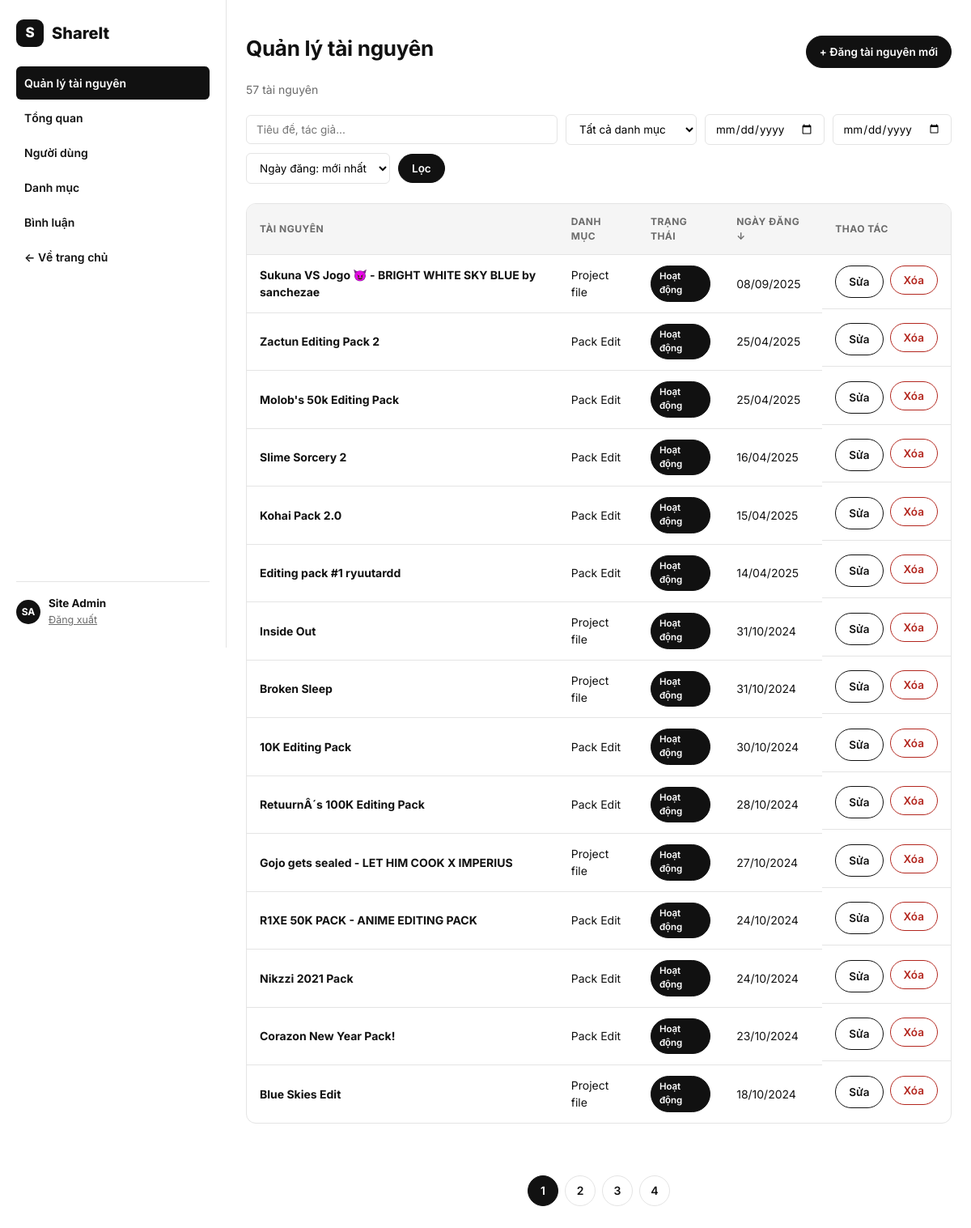
The app's page /staff/index.php (signed in) with its own data.
### tables this page shows
CREATE TABLE IF NOT EXISTS `project` (
  `project_id` int(11) NOT NULL AUTO_INCREMENT,
  `title` varchar(255) NOT NULL,
  `description` text DEFAULT NULL,
  `author` varchar(255) DEFAULT NULL,
  `status` varchar(50) DEFAULT 'active',
  `create_date` datetime DEFAULT current_timestamp(),
  `update_date` datetime DEFAULT current_timestamp() ON UPDATE current_timestamp(),
  `source` text DEFAULT NULL,
  `category_id` int(11) DEFAULT NULL,
  `image` varchar(500) DEFAULT NULL,
  PRIMARY KEY (`project_id`),
  KEY `category_id` (`category_id`),
  KEY `idx_title` (`title`),
  KEY `idx_author` (`author`),
  CONSTRAINT `project_ibfk_1` FOREIGN KEY (`category_id`) REFERENCES `category` (`category_id`) ON DELETE SET NULL
);

CREATE TABLE IF NOT EXISTS `category` (
  `category_id` int(11) NOT NULL AUTO_INCREMENT,
  `category_name` varchar(255) NOT NULL,
  PRIMARY KEY (`category_id`)
);

### includes/auth.php (called while the page is built, shortened)
<?php
function current_user(): ?array
{
    return $_SESSION['user'] ?? null;
}
function has_role(array $roleIds): bool
{
    $user = current_user();
    return $user !== null && in_array((int)$user['role_id'], $roleIds, true);
}
function is_admin(): bool
{
    return has_role([ROLE_ADMIN]);
}

### includes/db.php (called while the page is built)
<?php
function db(): PDO
{
    static $pdo = null;
    if ($pdo === null) {
        $dsn = 'mysql:host=' . DB_HOST . ';dbname=' . DB_NAME . ';charset=utf8mb4';
        $pdo = new PDO($dsn, DB_USER, DB_PASS, [
            PDO::ATTR_ERRMODE => PDO::ERRMODE_EXCEPTION,
            PDO::ATTR_DEFAULT_FETCH_MODE => PDO::FETCH_ASSOC,
            PDO::ATTR_EMULATE_PREPARES => false,
        ]);
    }
    return $pdo;
}

### staff/index.php (the view, shortened to what this page needs)
<?php
$q = trim($_GET['q'] ?? '');
$categoryId = isset($_GET['category']) ? (int)$_GET['category'] : 0;
$dateFrom = trim($_GET['date_from'] ?? '');
$dateTo = trim($_GET['date_to'] ?? '');
$sort = $_GET['sort'] ?? 'date_desc';
$page = max(1, (int)($_GET['page'] ?? 1));
$perPage = 15;
$offset = ($page - 1) * $perPage;
$where = [];
$params = [];
$whereSql = $where ? ('WHERE ' . implode(' AND ', $where)) : '';
$orderMap = [
    'date_desc' => 'create_date DESC',
    'date_asc' => 'create_date ASC',
    'title_asc' => 'title ASC',
    'title_desc' => 'title DESC',
];
$orderSql = $orderMap[$sort];
$countStmt = db()->prepare("SELECT COUNT(*) FROM project $whereSql");
$countStmt->execute($params);
$total = (int)$countStmt->fetchColumn();
$totalPages = max(1, (int)ceil($total / $perPage));
$stmt = db()->prepare("SELECT * FROM project $whereSql ORDER BY $orderSql LIMIT :limit OFFSET :offset");
$stmt->bindValue('limit', $perPage, PDO::PARAM_INT);
$stmt->bindValue('offset', $offset, PDO::PARAM_INT);
$stmt->execute();
$projects = $stmt->fetchAll();
function sortable_header(string $label, string $field, string $sort, array $baseQs): string
{
    $ascKey = $field . '_asc';
    $descKey = $field . '_desc';
    $next = $sort === $descKey ? $ascKey : $descKey;
    $arrow = $sort === $ascKey ? ' &uarr;' : ($sort === $descKey ? ' &darr;' : '');
    $qs = $baseQs;
    $qs['sort'] = $next !== 'date_desc' ? $next : null;
    $qs = array_filter($qs, fn($v) => $v !== null && $v !== '');
    return '<a href="?' . e(http_build_query($qs)) . '">' . e($label) . $arrow . '</a>';
}
$baseQs = array_filter([
    'q' => $q ?: null,
    'category' => $categoryId ?: null,
    'date_from' => $dateFrom ?: null,
    'date_to' => $dateTo ?: null,
], fn($v) => $v !== null && $v !== '');
$activeAdminNav = 'resources';
require __DIR__ . '/../includes/admin_header.php';
require __DIR__ . '/../includes/admin_sidebar_end.php';
?>
      <div class="page-header">
        <h1>Quản lý tài nguyên</h1>
        <a class="btn btn-primary btn-sm" href="<?= e(SITE_URL) ?>/staff/project_new.php">+ Đăng tài nguyên mới</a>
      </div>
      <p class="result-count"><?= $total ?> tài nguyên</p>
      <form class="resource-filters" method="get">
        <input type="text" name="q" placeholder="Tiêu đề, tác giả..." value="<?= e($q) ?>">
        <select name="category">
          <option value="0">Tất cả danh mục</option>
          <?php foreach (get_categories() as $cat): ?>
            <option value="<?= (int)$cat['category_id'] ?>" <?= $categoryId === (int)$cat['category_id'] ? 'selected' : '' ?>><?= e($cat['category_name']) ?></option>
          <?php endforeach; ?>
        </select>
        <input type="date" name="date_from" value="<?= e($dateFrom) ?>" title="Từ ngày">
        <input type="date" name="date_to" value="<?= e($dateTo) ?>" title="Đến ngày">
        <select name="sort">
          <option value="date_desc" <?= $sort === 'date_desc' ? 'selected' : '' ?>>Ngày đăng: mới nhất</option>
        </select>
        <button type="submit" class="btn btn-primary btn-sm">Lọc</button>
      </form>
      <?php if (empty($projects)): ?>
        <div class="empty-state">
          <h1>—</h1>
          <p>Không tìm thấy tài nguyên phù hợp.</p>
        </div>
      <?php else: ?>
        <div class="table-card">
          <table class="data-table">
            <thead>
              <tr>
                <th><?= sortable_header('Tài nguyên', 'title', $sort, $baseQs) ?></th>
                <th>Danh mục</th>
                <th>Trạng thái</th>
                <th><?= sortable_header('Ngày đăng', 'date', $sort, $baseQs) ?></th>
                <th>Thao tác</th>
              </tr>
            </thead>
            <tbody>
              <?php foreach ($projects as $p): ?>
                <tr>
                  <td><a href="<?= e(SITE_URL) ?>/project.php?id=<?= (int)$p['project_id'] ?>"><strong><?= e($p['title']) ?></strong></a></td>
                  <td><?= e(category_name($p['category_id'])) ?></td>
                  <td><span class="badge badge-status-<?= e($p['status']) ?>"><?= $p['status'] === 'active' ? 'Hoạt động' : 'Đã tắt' ?></span></td>
                  <td><?= date('d/m/Y', strtotime($p['create_date'])) ?></td>
                  <td class="row-actions">
                    <a class="btn btn-outline btn-sm" href="<?= e(SITE_URL) ?>/staff/project_edit.php?id=<?= (int)$p['project_id'] ?>">Sửa</a>
                    <form method="post" action="<?= e(SITE_URL) ?>/staff/project_delete.php" onsubmit="return confirm('Xóa tài nguyên này?');">
                      <button type="submit" class="btn btn-danger btn-sm">Xóa</button>
                    </form>
                  </td>
                </tr>
              <?php endforeach; ?>
            </tbody>
          </table>
        </div>
        <?php
          $qs = ['q' => $q ?: null, 'category' => $categoryId ?: null, 'date_from' => $dateFrom ?: null, 'date_to' => $dateTo ?: null, 'sort' => $sort !== 'date_desc' ? $sort : null];
          $qs = array_filter($qs, fn($v) => $v !== null && $v !== '');
          echo paginate_links($page, $totalPages, $qs);
        ?>
      <?php endif; ?>
<?php require __DIR__ . '/../includes/admin_footer.php'; ?>

### includes/admin_header.php (shortened to what this page needs)
<!doctype html>
<html lang="vi">
<head>
<link rel="stylesheet" href="<?= e(SITE_URL) ?>/assets/css/style.css">
</head>
<body>
<div class="admin-shell">
  <aside class="admin-sidebar">
    <a class="logo" href="<?= e(SITE_URL) ?>/index.php">
      <span class="logo-mark">S</span><span class="logo-text">ShareIt</span>
    </a>
    <nav class="admin-nav">
      <a class="<?= ($activeAdminNav ?? '') === 'resources' ? 'active' : '' ?>" href="<?= e(SITE_URL) ?>/staff/index.php">Quản lý tài nguyên</a>
      <?php if (is_admin()): ?>
        <a class="<?= ($activeAdminNav ?? '') === 'overview' ? 'active' : '' ?>" href="<?= e(SITE_URL) ?>/admin/index.php">Tổng quan</a>
        <a class="<?= ($activeAdminNav ?? '') === 'users' ? 'active' : '' ?>" href="<?= e(SITE_URL) ?>/admin/users.php">Người dùng</a>
        <a class="<?= ($activeAdminNav ?? '') === 'categories' ? 'active' : '' ?>" href="<?= e(SITE_URL) ?>/admin/categories.php">Danh mục</a>
        <a class="<?= ($activeAdminNav ?? '') === 'comments' ? 'active' : '' ?>" href="<?= e(SITE_URL) ?>/admin/comments.php">Bình luận</a>
      <?php endif; ?>
      <a href="<?= e(SITE_URL) ?>/index.php">&larr; Về trang chủ</a>
    </nav>

### includes/admin_sidebar_end.php (shortened to what this page needs)
  <div class="admin-user">
    <span class="avatar-circle"><?= e(initials($user['full_name'])) ?></span>
    <div class="admin-user-info">
      <strong><?= e($user['full_name']) ?></strong>
      <a href="<?= e(SITE_URL) ?>/auth/logout.php">Đăng xuất</a>
    </div>
  </div>
</aside>
<main class="admin-main">
  <div class="container">

### includes/functions.php (shortened to what this page needs)
<?php
function e(?string $s): string
{
    return htmlspecialchars($s ?? '', ENT_QUOTES, 'UTF-8');
}
function get_categories(): array
{
    static $categories = null;
    if ($categories === null) {
        $categories = db()->query('SELECT * FROM category ORDER BY category_name ASC')->fetchAll();
    }
    return $categories;
}
function category_name(?int $id): string
{
    foreach (get_categories() as $cat) {
        if ((int)$cat['category_id'] === (int)$id) {
            return $cat['category_name'];
        }
    }
    return 'Chưa phân loại';
}
function paginate_links(int $current, int $totalPages, array $params): string
{
    $html = '<nav class="pagination">';
    for ($i = 1; $i <= $totalPages; $i++) {
        $params['page'] = $i;
        $qs = http_build_query($params);
        $active = $i === $current ? ' active' : '';
        $html .= '<a class="page-link' . $active . '" href="?' . e($qs) . '">' . $i . '</a>';
    }
    $html .= '</nav>';
    return $html;
}
function initials(string $name): string
{
    $parts = preg_split('/\s+/', trim($name));
    $parts = array_filter($parts);
    $first = mb_substr(reset($parts), 0, 1);
    $last = count($parts) > 1 ? mb_substr(end($parts), 0, 1) : '';
    return mb_strtoupper($first . $last);
}

### includes/admin_footer.php (shortened to what this page needs)
    </div>
  </main>
</div>
</body>
</html>

### records on screen
project: title "Sukuna VS Jogo 😈 - BRIGHT WHITE SKY BLUE by sanchezae", category.category_name "Project file", status "Hoạt động", create_date "08/09/2025"
project: title "Zactun Editing Pack 2", category.category_name "Pack Edit", status "Hoạt động", create_date "25/04/2025"
project: title "Molob's 50k Editing Pack", category.category_name "Pack Edit", status "Hoạt động", create_date "25/04/2025"
project: title "Slime Sorcery 2", category.category_name "Pack Edit", status "Hoạt động", create_date "16/04/2025"
project: title "Kohai Pack 2.0", category.category_name "Pack Edit", status "Hoạt động", create_date "15/04/2025"
project: title "Editing pack #1 ryuutardd", category.category_name "Pack Edit", status "Hoạt động", create_date "14/04/2025"
project: title "Inside Out", category.category_name "Project file", status "Hoạt động", create_date "31/10/2024"
project: title "Broken Sleep", category.category_name "Project file", status "Hoạt động", create_date "31/10/2024"
project: title "10K Editing Pack", category.category_name "Pack Edit", status "Hoạt động", create_date "30/10/2024"
project: title "RetuurnÂ´s 100K Editing Pack", category.category_name "Pack Edit", status "Hoạt động", create_date "28/10/2024"
project: title "Gojo gets sealed - LET HIM COOK X IMPERIUS", category.category_name "Project file", status "Hoạt động", create_date "27/10/2024"
project: title "R1XE 50K PACK - ANIME EDITING PACK", category.category_name "Pack Edit", status "Hoạt động", create_date "24/10/2024"
project: title "Nikzzi 2021 Pack", category.category_name "Pack Edit", status "Hoạt động", create_date "24/10/2024"
project: title "Corazon New Year Pack!", category.category_name "Pack Edit", status "Hoạt động", create_date "23/10/2024"
project: title "Blue Skies Edit", category.category_name "Project file", status "Hoạt động", create_date "18/10/2024"

### other values on screen
initials($user['full_name']) "SA"
$user['full_name'] "Site Admin"
$total "57"
$label "TÀI NGUYÊN NGÀY ĐĂNG"
$arrow "↓"
